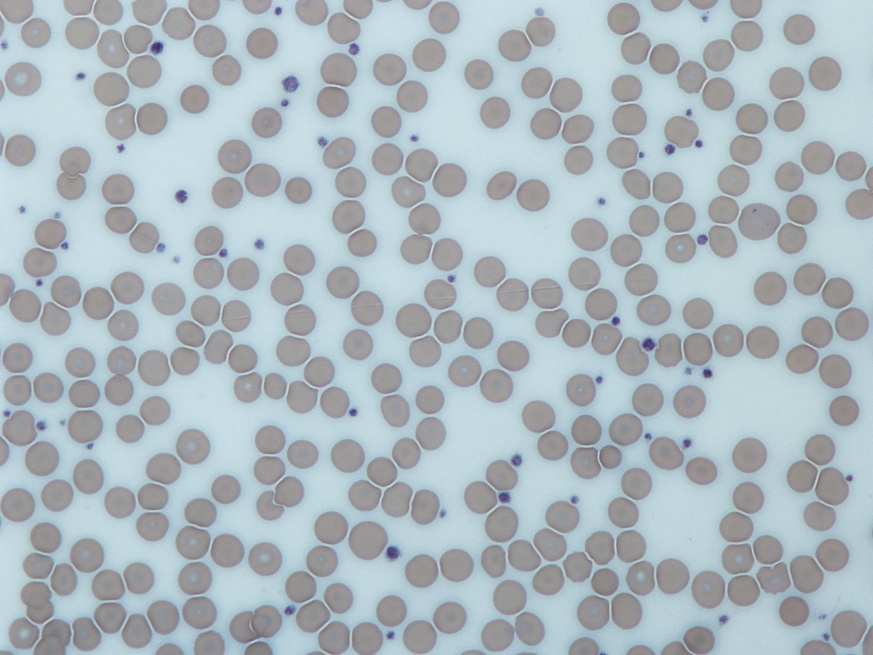
#> input picture Friday 08:30 - 10:30/E22CSEU1069_Adv_Cv_Labs/LAB 7/microscope_image.jpg, 873 x 655 px, given in place of test.jpg, which was not available
$ jupyter execute Lab04_CV.ipynb
#> lines starting #> are read from the running program, lines starting #| are printed output that depends on the picture; pictures that were not available may be replaced by others from this repository, and a replacement may not be noted
[cell 1]
import cv2
import numpy as np
import matplotlib.pyplot as plt

def compute_histogram(image, color=False):
    """
    Computes and displays histograms for grayscale and color images.
    """
    plt.figure(figsize=(12, 6))
    if color:
        colors = ('b', 'g', 'r')
        for i, col in enumerate(colors):
            hist = cv2.calcHist([image], [i], None, [256], [0, 256])
            plt.plot(hist, color=col)
        plt.title("Color Image Histogram")
    else:
        hist = cv2.calcHist([image], [0], None, [256], [0, 256])
        plt.plot(hist, color='black')
        plt.title("Grayscale Image Histogram")

    plt.xlabel("Intensity Value")
    plt.ylabel("Pixel Count")
    plt.show()

def compute_probability_histogram(image):
    """
    Computes and displays the probability histogram for grayscale images.
    """
    hist = cv2.calcHist([image], [0], None, [256], [0, 256])
    hist /= hist.sum()  # Normalize to probability
    plt.figure(figsize=(12, 6))
    plt.plot(hist, color='black')
    plt.title("Probability Histogram")
    plt.xlabel("Gray Level")
    plt.ylabel("Probability")
    plt.show()

def adjust_brightness(image, value):
    """
    Adjusts the brightness of an image.
    """
    return cv2.convertScaleAbs(image, alpha=1, beta=value)

def histogram_equalization(image):
    """
    Enhances contrast using histogram equalization.
    """
    return cv2.equalizeHist(image)

def display_image_colab(title, image, cmap_type='gray'):
    """
    Displays an image using Matplotlib (for Google Colab).
    """
    plt.figure(figsize=(8, 8))
    if len(image.shape) == 2:  # Grayscale
        plt.imshow(image, cmap=cmap_type)
    else:  # Color (BGR to RGB)
        plt.imshow(cv2.cvtColor(image, cv2.COLOR_BGR2RGB))

    plt.title(title)
    plt.axis("off")
    plt.show()

def main():
    # Load color image
    #from google.colab import files
    #uploaded = files.upload()  # Upload an image manually in Colab

    #for filename in uploaded.keys():
    image = cv2.imread("test.jpg")
#> image is the input picture: shape (655, 873, 3); mean B, G, R 190.7, 184.4, 172.1
     #   break  # Process only the first uploaded image

    if image is None:
        print("Error: Image not found.")
        return

    # Convert to grayscale
    gray_image = cv2.cvtColor(image, cv2.COLOR_BGR2GRAY)
    cv2.imwrite("gray_image.jpg", gray_image)

    # Compute and display histograms
    compute_histogram(gray_image, color=False)
#> in compute_histogram, `hist = cv2.calcHist([image], [0], None, [256], [0, 256])`: hist = 256 values, max 15392 at index 208, min 0 at index 0, mean 2233.7
    compute_histogram(image, color=True)
#> call 2 of compute_histogram, with color = True
#> in compute_histogram (call 2), `plt.show()`:
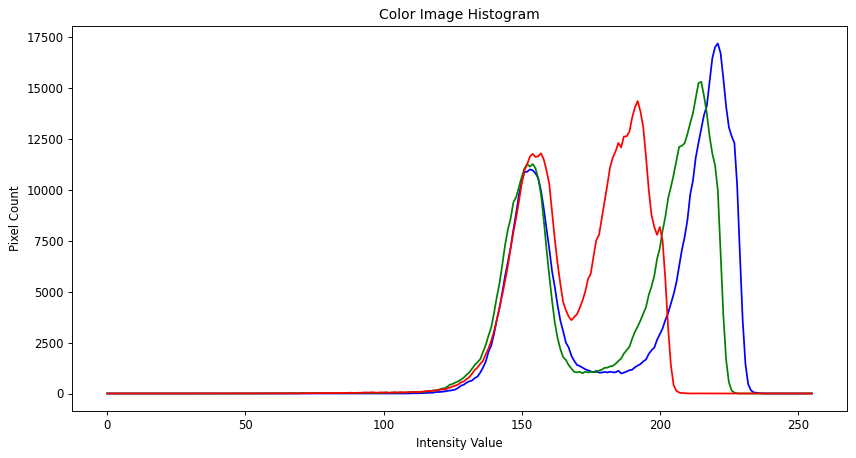
#> figure drawn by matplotlib, 1 panel; curve peaks at x = 221, y = 17204; curve peaks at x = 215, y = 15324; curve peaks at x = 192, y = 14375

    # Compute probability histogram for grayscale
    compute_probability_histogram(gray_image)
#> in compute_probability_histogram, `hist /= hist.sum()`: hist = 256 values, max 0.0269 at index 208, min 0 at index 0, mean 0.00391
#> in compute_probability_histogram, `plt.show()`:
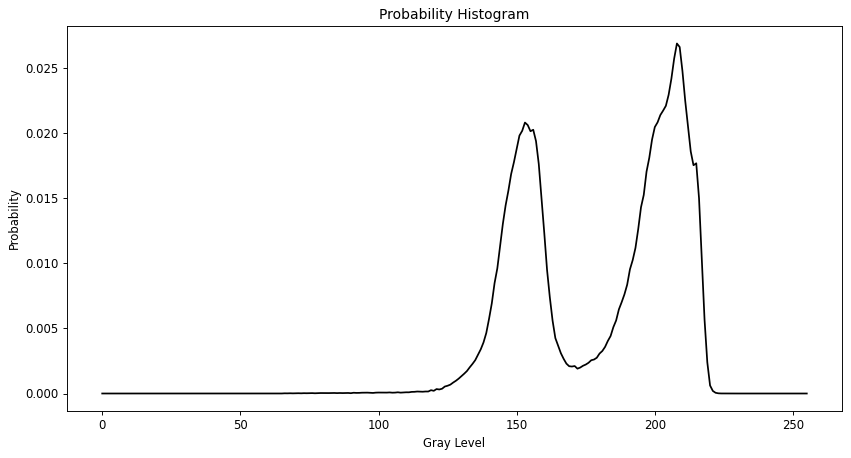
#> figure drawn by matplotlib, 1 panel; curve peaks at x = 208, y = 0.0269

    # Create bright and dark images
    bright_image = adjust_brightness(gray_image, 50)
#> in adjust_brightness, `return cv2.convertScaleAbs(image, alpha=1, beta=value)`:
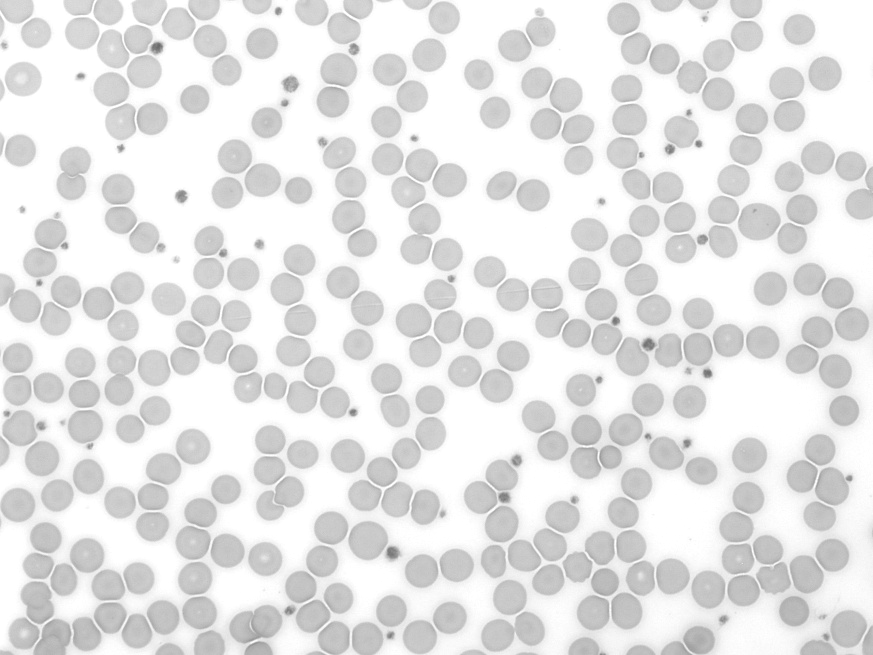
#> returned value: shape (655, 873); min 103, max 255, mean 229.9
    dark_image = adjust_brightness(gray_image, -50)
#> call 2 of adjust_brightness, with value = -50
#> in adjust_brightness (call 2), `return cv2.convertScaleAbs(image, alpha=1, beta=value)`:
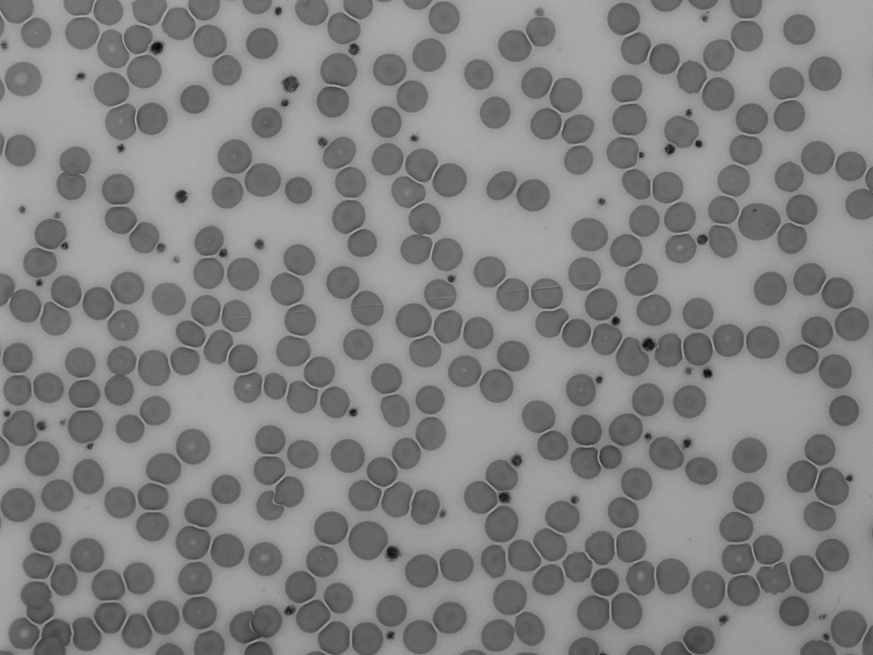
#> returned value: shape (655, 873); min 3, max 175, mean 131.5

    # Show histograms for bright and dark images
    compute_histogram(bright_image, color=False)
#> call 3 of compute_histogram, with color = False
#> in compute_histogram (call 3), `hist = cv2.calcHist([image], [0], None, [256], [0, 256])`: hist = 256 values, max 161604 at index 255, min 0 at index 0, mean 2233.7
#> in compute_histogram (call 3), `plt.show()`:
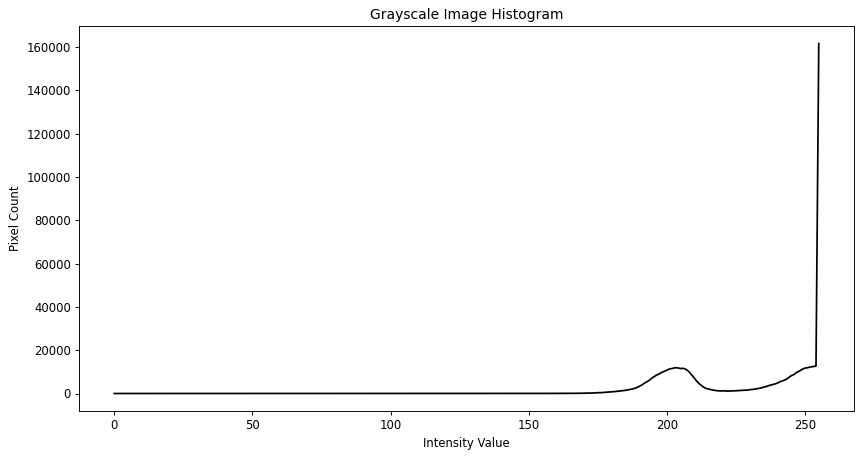
#> figure drawn by matplotlib, 1 panel; curve peaks at x = 255, y = 161604
    compute_histogram(dark_image, color=False)
#> call 4 of compute_histogram, with color = False
#> in compute_histogram (call 4), `hist = cv2.calcHist([image], [0], None, [256], [0, 256])`: hist = 256 values, max 15392 at index 158, min 0 at index 0, mean 2233.7
#> in compute_histogram (call 4), `plt.show()`:
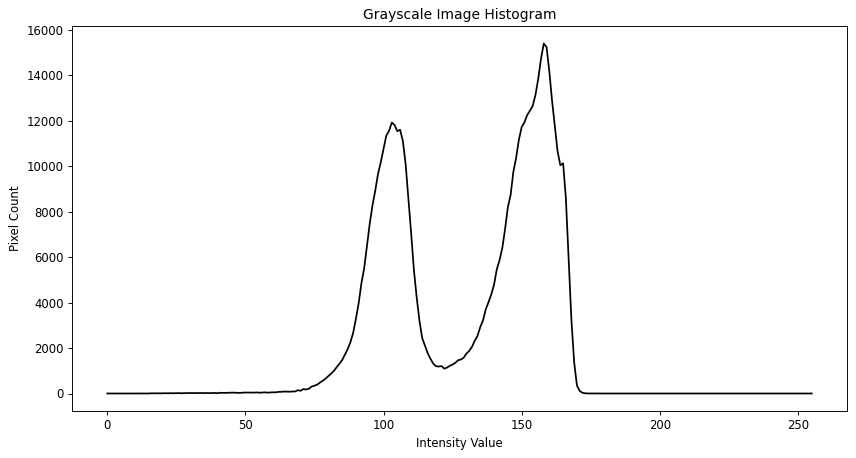
#> figure drawn by matplotlib, 1 panel; curve peaks at x = 158, y = 15392

    # Apply histogram equalization
    equalized_image = histogram_equalization(gray_image)
#> in histogram_equalization, `return cv2.equalizeHist(image)`:
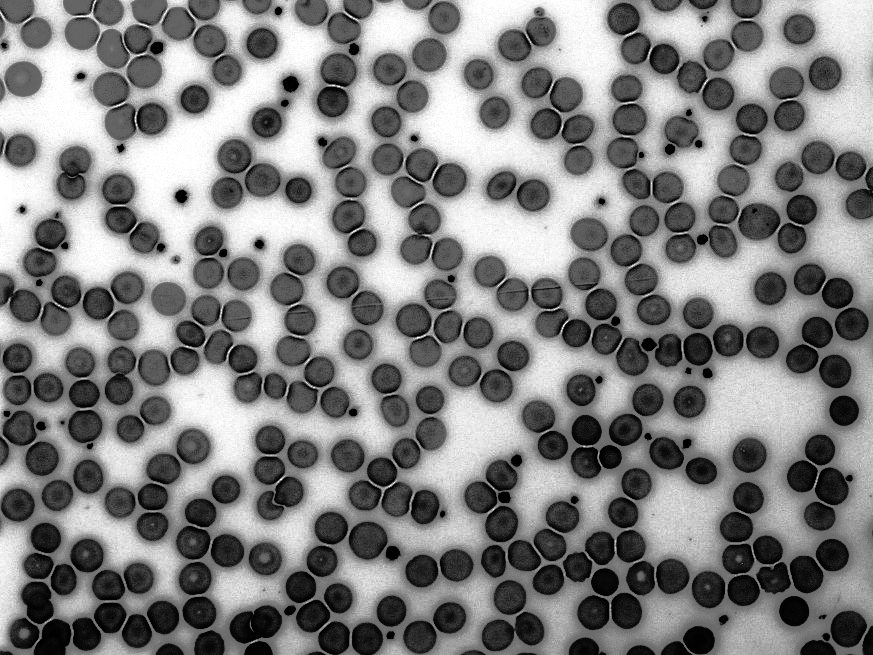
#> returned value: shape (655, 873); min 0, max 255, mean 129.6

    # Display images inline in Colab
    display_image_colab("Original Image", gray_image)
    display_image_colab("Bright Image", bright_image)
    display_image_colab("Dark Image", dark_image)
    display_image_colab("Equalized Image", equalized_image)

if __name__ == "__main__":
    main()

[cell 2]
import cv2
import numpy as np
import matplotlib.pyplot as plt

def compute_fft(image):
    f = np.fft.fft2(image)
    fshift = np.fft.fftshift(f)
    magnitude_spectrum = 20 * np.log(np.abs(fshift))
    return fshift, magnitude_spectrum

def compute_ifft(fshift):
    f_ishift = np.fft.ifftshift(fshift)
    img_reconstructed = np.fft.ifft2(f_ishift)
    img_reconstructed = np.abs(img_reconstructed)
    return img_reconstructed

def rotate_image(image, angle):
    (h, w) = image.shape[:2]
    center = (w // 2, h // 2)
    M = cv2.getRotationMatrix2D(center, angle, 1.0)
    rotated = cv2.warpAffine(image, M, (w, h))
    return rotated

# Load a grayscale image
image = cv2.imread('gray_image.jpg', cv2.IMREAD_GRAYSCALE)
#> image: shape (655, 873); min 53, max 225, mean 181.5
if image is None:
    raise ValueError("Image not found. Please check the file path.")

# Compute FFT and magnitude spectrum
fshift, magnitude_spectrum = compute_fft(image)
#> in compute_fft, `magnitude_spectrum = 20 * np.log(np.abs(fshift))`:
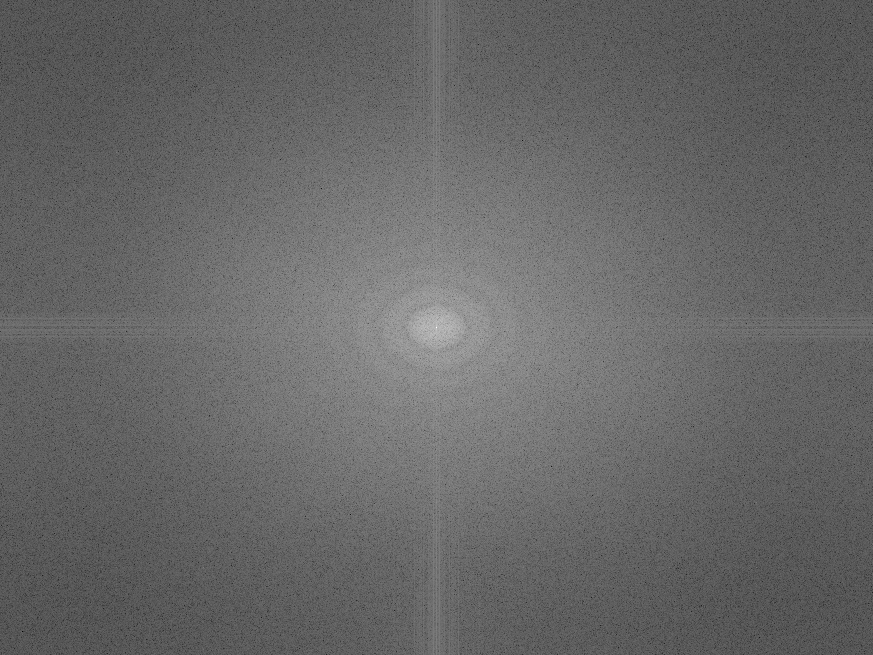
#> magnitude_spectrum: shape (655, 873) float64; min -1.23, max 369.2, mean 148.9; drawn with min black and max white

# Compute IFFT to reconstruct image
img_reconstructed = compute_ifft(fshift)

# Rotate image by 45 degrees
rotated_image = rotate_image(image, 45)
#> in rotate_image, `rotated = cv2.warpAffine(image, M, (w, h))`:
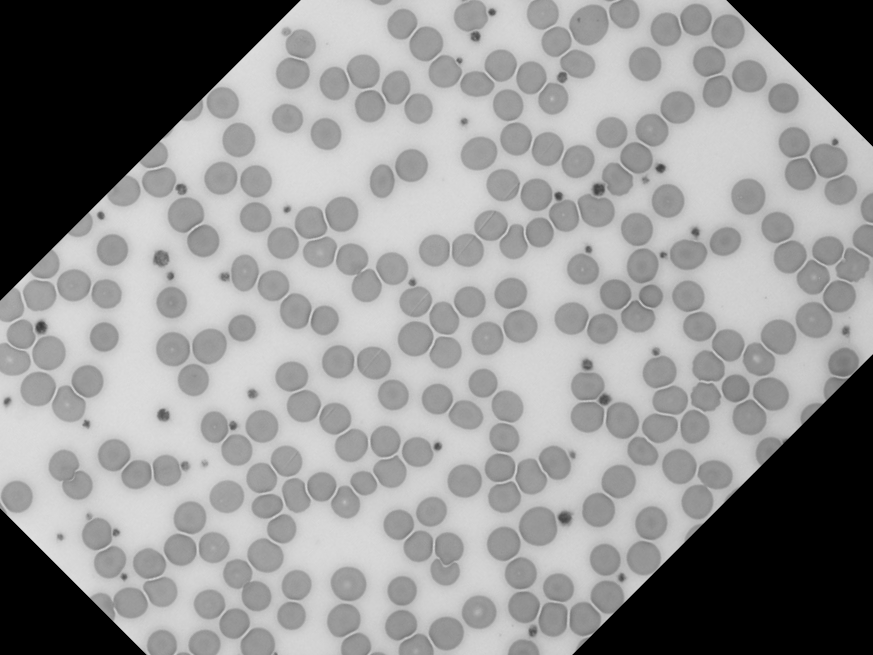
#> rotated: shape (655, 873); min 0, max 224, mean 146.3

# Compute FFT of rotated image
fshift_rot, magnitude_spectrum_rot = compute_fft(rotated_image)

# Display results
plt.figure(figsize=(12, 8))

plt.subplot(2, 3, 1)
plt.title("Original Image")
plt.imshow(image, cmap='gray')

plt.subplot(2, 3, 2)
plt.title("Magnitude Spectrum")
plt.imshow(magnitude_spectrum, cmap='gray')

plt.subplot(2, 3, 3)
plt.title("Reconstructed Image")
plt.imshow(img_reconstructed, cmap='gray')

plt.subplot(2, 3, 4)
plt.title("Rotated Image (45°)")
plt.imshow(rotated_image, cmap='gray')

plt.subplot(2, 3, 5)
plt.title("Magnitude Spectrum of Rotated Image")
plt.imshow(magnitude_spectrum_rot, cmap='gray')

plt.tight_layout()
plt.show()
